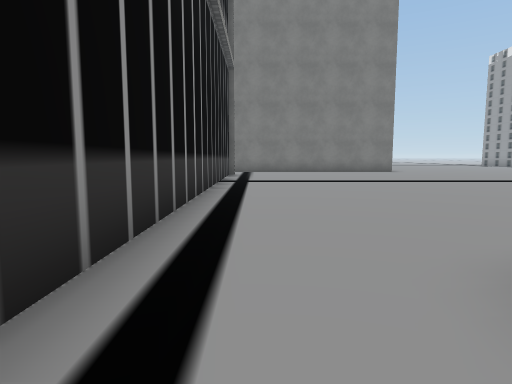
View 1 (above)

23 first-person views from a walk through a 3-D level made in the Unity game engine. The camera is 1.2 m above the floor, tilts 6° down and sees 75° across. The floor is counted in squares, 2 m on a side. Each view is taken from the middle of a square. On the plan, view 1 faces up. The plan holds only what a view shows up to about 10 squares ahead; the rest is blank. The place goes on beyond the plan. The player character is not drawn. Some animated figures are left out. Some surface patterns are stand-ins.

View 2
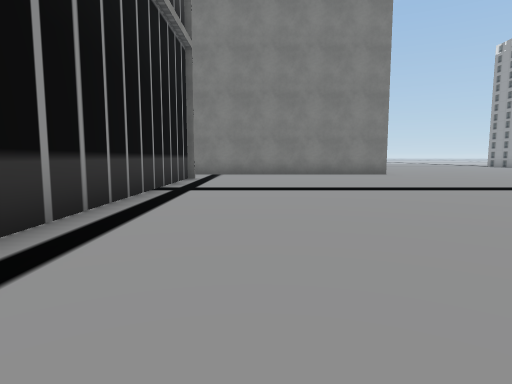

View 3
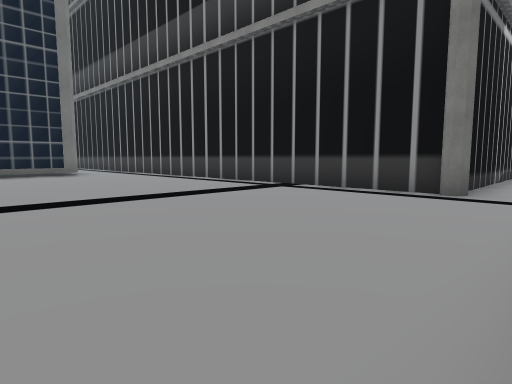

View 4
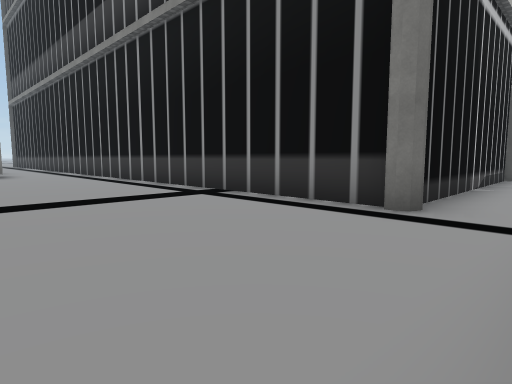

View 5
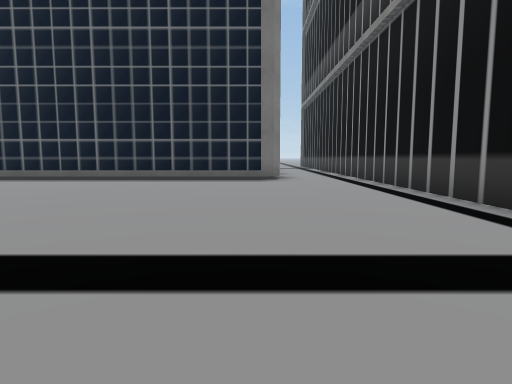

View 6
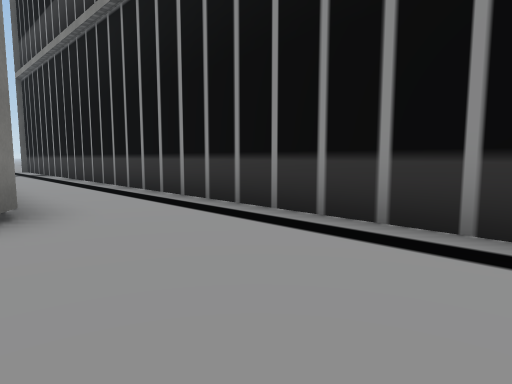

View 7
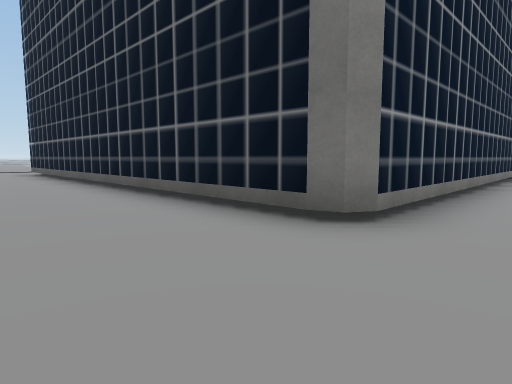

View 8
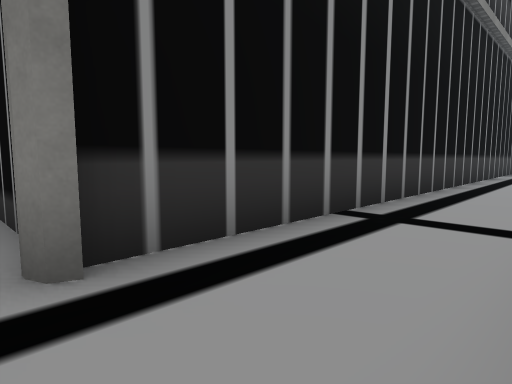

View 9
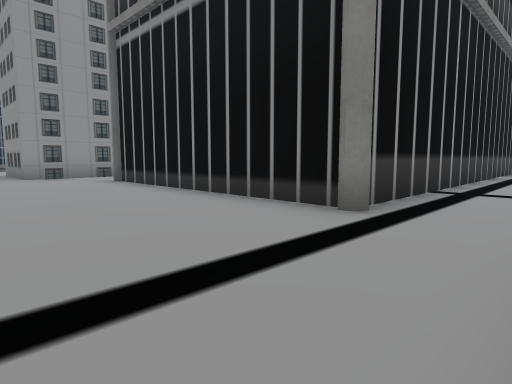

View 10
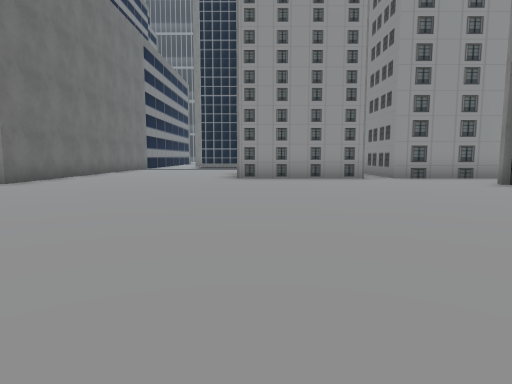

View 11
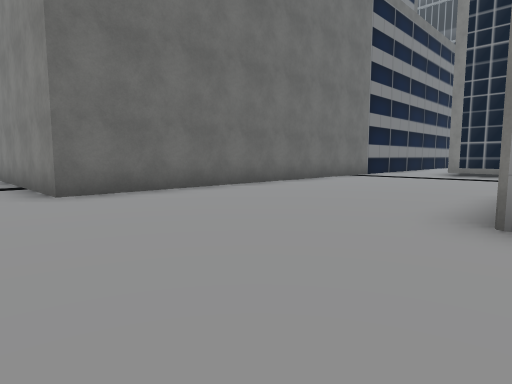

View 12
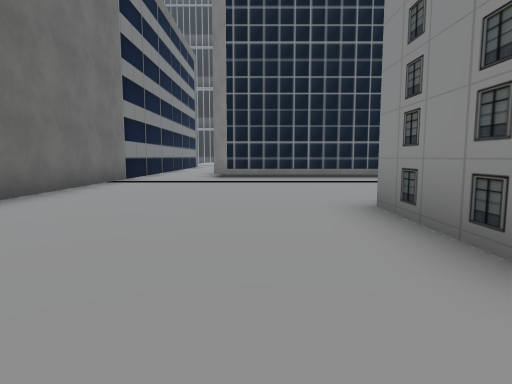

View 13
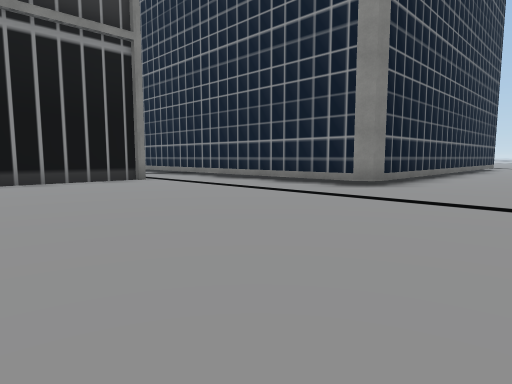

View 14
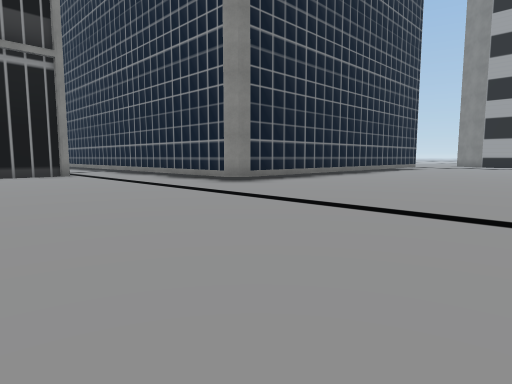

View 15
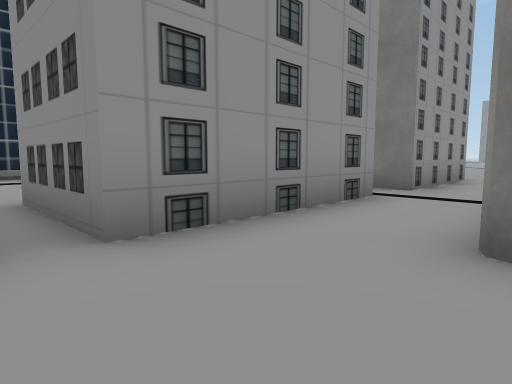

View 16
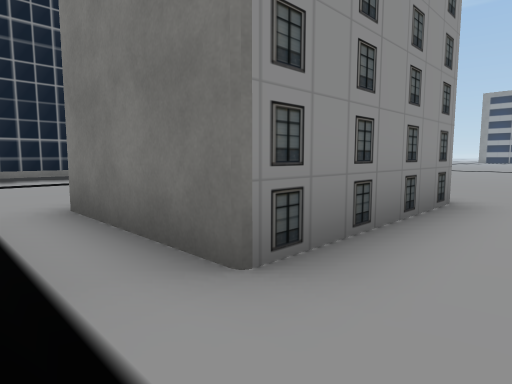

View 17
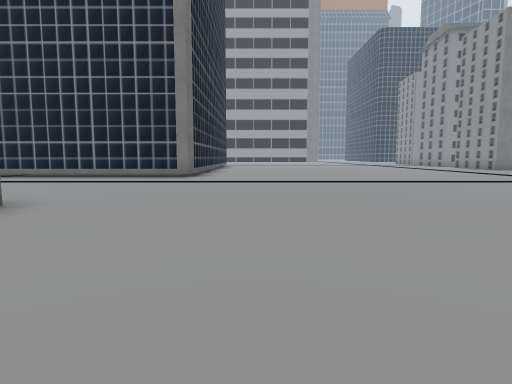

View 18
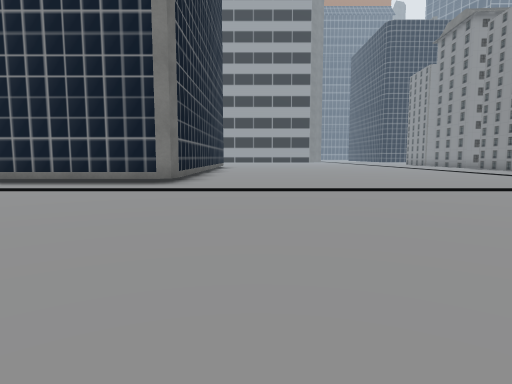

View 19
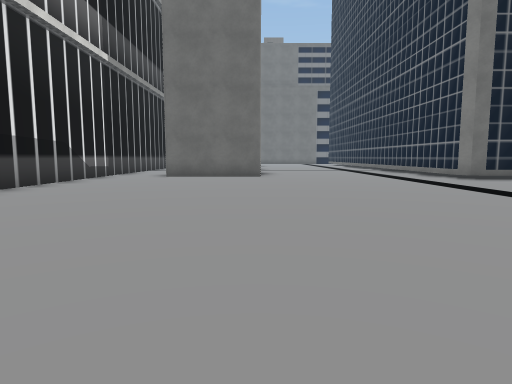

View 20
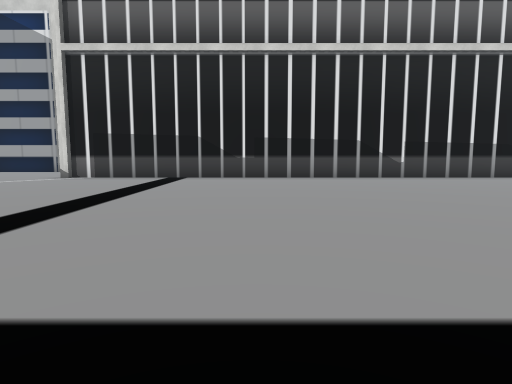

View 21
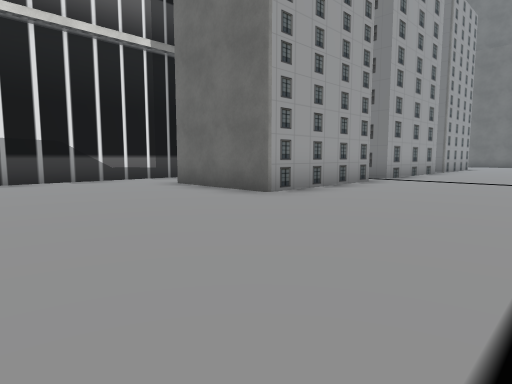

View 22
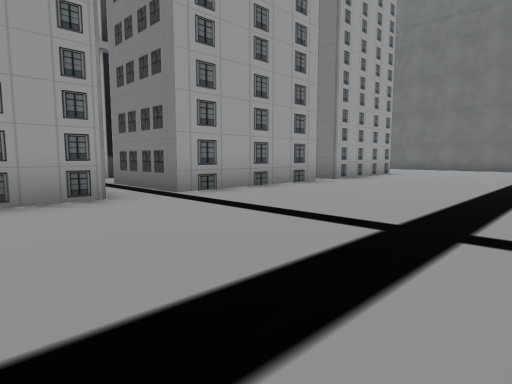

View 23
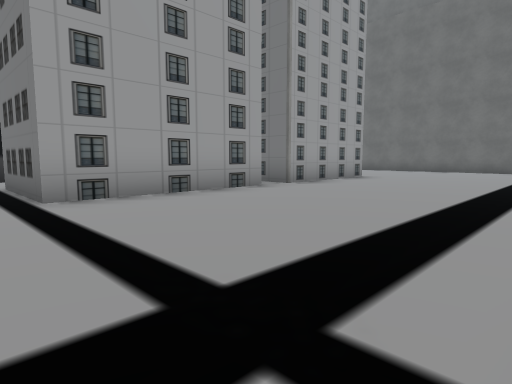

### Floor plan
Points are (right, up) in squares from view 1. A wall is a line through its corners. A room is listed if a view was taken in it or the views show most of it. See-through windows are left out.
Room 1 (views 1, 2, 3, 4, 5, 6, 7, 8)
walls: (1.6, 1.4) (6.5, 1.4); (1.4, 1.1) (1.5, 1.3) (2, 1.5); (-0.9, 11.4) (-0.9, -10.5); (-7.3, 11.5) (-1.5, 11.5); (1.4, -6.2) (1.4, 1.3)
ways out: opening at (-7.5, 12.5) to room 2; opening at (0.5, -10.5) to room 2
Room 2 (views 9, 10, 11, 12, 13, 14, 15, 16, 17, 18, 19, 20, 21, 22, 23)
walls: (-9.4, -8.1) (-9.4, -12.1); (-7.3, -9) (-7.3, -8.2); (-12, -6.9) (-12, -3.1) (-9.4, -3.1) (-9.4, -6.9); (-7.3, -4.5) (-7.3, 11.5); (-12, -12.1) (-12, -8.1); (-9.4, -13) (-9.4, -16.5); (-0.9, -10.5) (-7.2, -10.5); (-17.6, -11.1) (-17.6, -11.6); (-9.9, -16.5) (-12, -16.5) (-12, -13); (-17.6, -14.4) (-17.6, -18.8) (-17.8, -19.2); (-20, -1.9) (-18.1, -1.9) (-17.6, -2) (-17.6, -7.4); (2, -16) (1.5, -15.9) (1.4, -15.5) (1.4, -11.1); (-18.1, -21.6) (-7.4, -21.6) (-7.4, -23.5); (6.2, -16) (1.6, -16)
ways out: opening at (-7.5, 12.5) to room 1; opening at (0.5, -10.5) to room 1

Where each view was taken, in squares from view 1:
view 1: 0 up, 0 right, facing up
view 2: 2 up, 1 right, facing up
view 3: 13 up, 5 right, facing down-left
view 4: 13 up, 3 right, facing down-left
view 5: 10 up, 2 right, facing down
view 6: 5 up, 2 right, facing down-left
view 7: 4 up, 0 right, facing down-right
view 8: 11 down, 1 right, facing up-left
view 9: 14 down, 1 right, facing up-left
view 10: 16 down, 0 right, facing left
view 11: 16 down, 6 left, facing down-left
view 12: 18 down, 8 left, facing left
view 13: 19 down, 5 left, facing up-right
view 14: 22 down, 4 left, facing up-right
view 15: 13 down, 7 left, facing up-left
view 16: 8 down, 8 left, facing up-left
view 17: 0 up, 8 left, facing left
view 18: 0 up, 10 left, facing left
view 19: 7 up, 12 left, facing down
view 20: 6 up, 17 left, facing right
view 21: 1 up, 16 left, facing down-right
view 22: 5 down, 17 left, facing down-right
view 23: 7 down, 17 left, facing down-right
